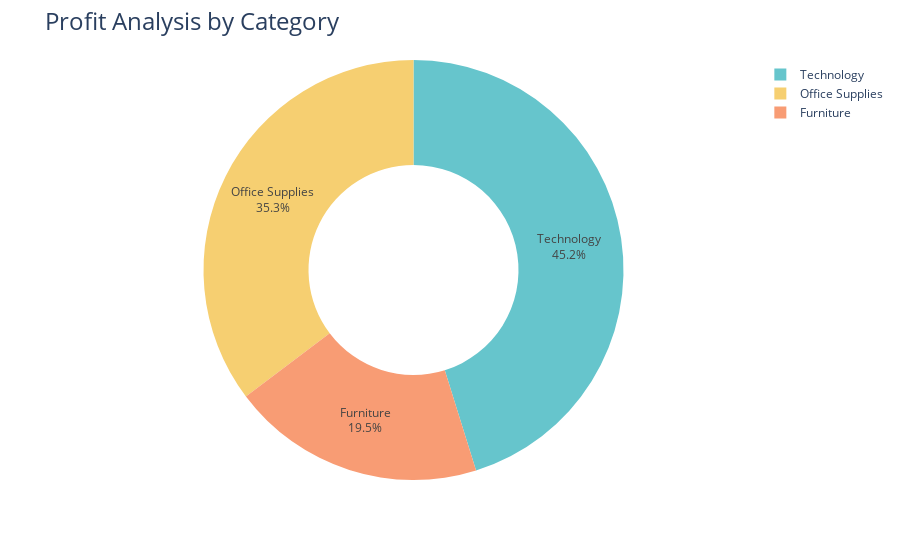

Source (notebook cell):
### Code cell
profit_by_category = df.groupby('category')['profit'].sum().reset_index()

fig = px.pie(profit_by_category,
            values = 'profit',
            names = 'category',
            hole = 0.5,
            color_discrete_sequence=px.colors.qualitative.Pastel)

fig.update_traces(textposition = 'inside',
                 textinfo= 'percent+label')
fig.update_layout(title_text = 'Profit Analysis by Category',
                 title_font=dict(size=24))
fig.show()

### Figure 1 — Plotly figure (JSON) as saved in the notebook; plotly's stock layout.template omitted (floating-point values rounded to 4 significant figures)
{"data": [{"domain": {"x": [0, 1], "y": [0, 1]}, "hole": 0.5, "hovertemplate": "category=%{label}<br>profit=%{value}<extra></extra>", "labels": ["Furniture", "Office Supplies", "Technology"], "legendgroup": "", "name": "", "showlegend": true, "textinfo": "percent+label", "textposition": "inside", "type": "pie", "values": [286800.0, 518500.0, 663800.0]}], "layout": {"autosize": true, "legend": {"tracegroupgap": 0}, "margin": {"t": 60}, "piecolorway": ["rgb(102, 197, 204)", "rgb(246, 207, 113)", "rgb(248, 156, 116)", "rgb(220, 176, 242)", "rgb(135, 197, 95)", "rgb(158, 185, 243)", "rgb(254, 136, 177)", "rgb(201, 219, 116)", "rgb(139, 224, 164)", "rgb(180, 151, 231)", "rgb(179, 179, 179)"], "title": {"font": {"size": 24}, "text": "Profit Analysis by Category"}}}
